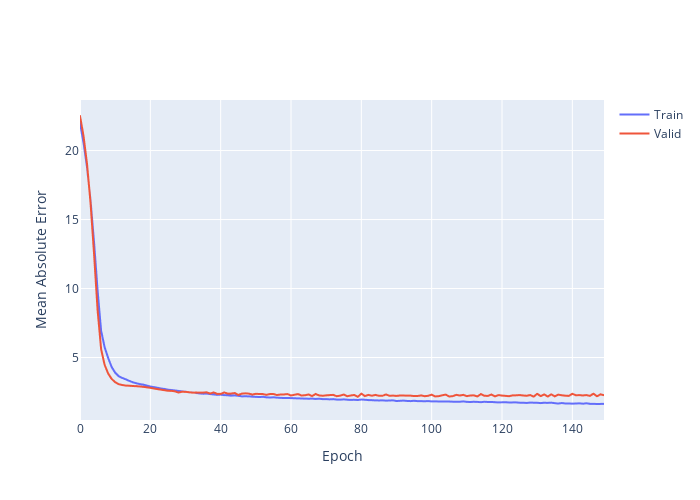

Here is the notebook cell this chart was saved with:
### Code cell
fig = go.Figure()
fig.add_trace(go.Scattergl(y=history.history['mae'], name='Train'))
fig.add_trace(go.Scattergl(y=history.history['val_mae'], name='Valid'))

fig.update_layout(height=500, width=700,
                  xaxis_title='Epoch',
                  yaxis_title='Mean Absolute Error')
fig.show()

### Figure 1 — Plotly figure (JSON) as saved in the notebook; plotly's stock layout.template omitted (floating-point values rounded to 4 significant figures; data arrays with more than 128 entries replaced by an {"elided": "..."} marker saying what was removed)
{"data": [{"name": "Train", "type": "scattergl", "y": {"elided": "150 float values"}}, {"name": "Valid", "type": "scattergl", "y": {"elided": "150 float values"}}], "layout": {"height": 500, "width": 700, "xaxis": {"title": {"text": "Epoch"}}, "yaxis": {"title": {"text": "Mean Absolute Error"}}}}
